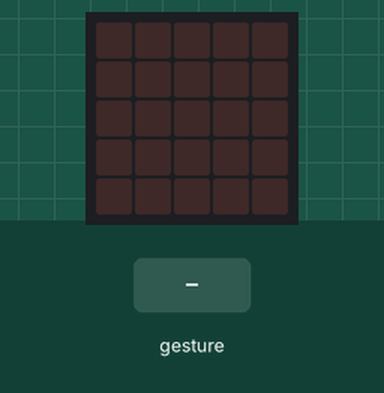
Bench run of a program on a simulated Calliope mini (MakeCode). Parts: the board's 5×5 LED display. The inputs (shaded band) are chosen by the test bench. Random numbers come from a fixed seed; a tilt is held for 1.5 s and a shake lasts 1 s, then the board lies face up again.

Above: at 1.2 s.
1.3 s: gesture 'shake'
At 2.7 s:
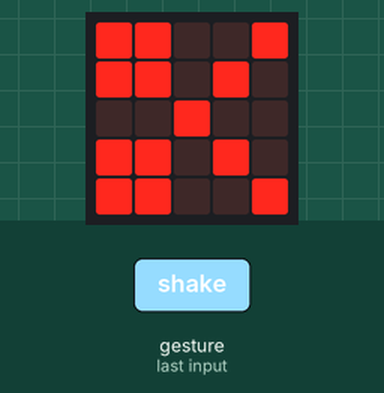
3.0 s: gesture 'shake'
At 4.2 s:
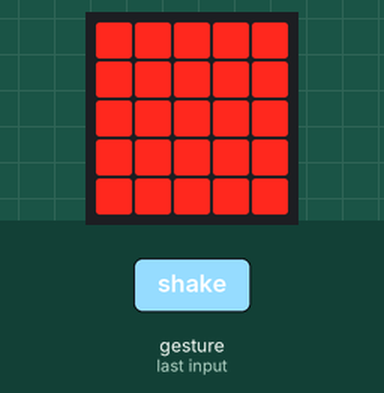
Timing chart, 0 to 6.0 s (numbered marks = the images above; inputs shaded):
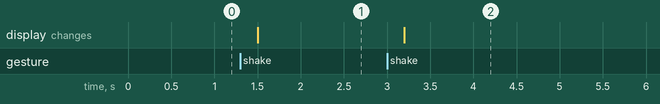

Measured:
- after the input at 1.3 s, the display: changes after 0.20 s (image 1)
- after the input at 3.0 s, the display: changes after 0.20 s (image 2)

The program:

main.ts
```typescript
let Hand = 0
input.onGesture(Gesture.Shake, function () {
    Hand = randint(1, 3)
    if (Hand == 1) {
        basic.showIcon(IconNames.Scissors)
    }
    if (Hand == 2) {
        basic.showIcon(IconNames.Chessboard)
    }
    if (Hand == 3) {
        basic.showLeds(`
            # # # # #
            # # # # #
            # # # # #
            # # # # #
            # # # # #
            `)
    }
})
```

test.ts
```typescript
// Hier kann man Tests durchführen; diese Datei wird nicht kompiliert, wenn dieses Paket als Erweiterung verwendet wird.
```
